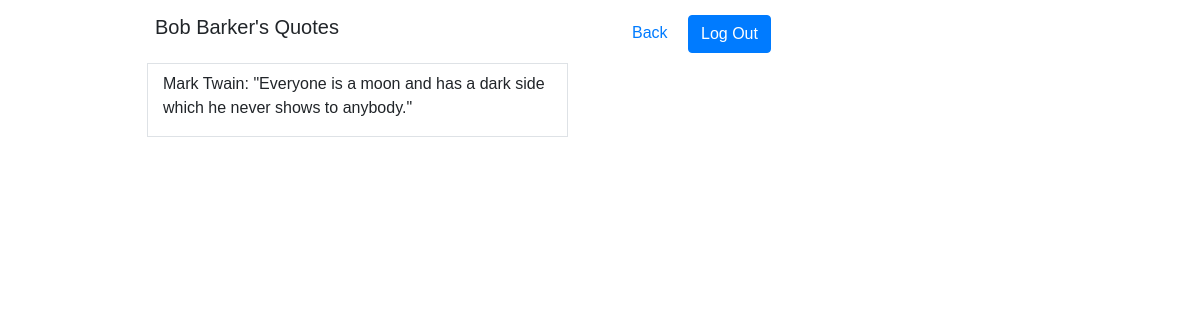
Screenshot of /quotes/user/3 (signed in) with the database file from the repository.
### login_and_reg_app/models.py (models this page shows)
class User(models.Model):
    fName = models.CharField(max_length=32)
    lName = models.CharField(max_length=32)
    email = models.CharField(max_length=64)
    password = models.CharField(max_length=64)
    created_at = models.DateTimeField(auto_now_add=True)
    updated_at = models.DateTimeField(auto_now=True)
    objects = userManager()

### exam_project_app/models.py (models this page shows)
class Quotes(models.Model):
    author = models.CharField(max_length=64)
    description = models.CharField(max_length=255)
    created_at = models.DateTimeField(auto_now_add=True)
    updated_at = models.DateTimeField(auto_now=True)
    quoter = models.ForeignKey(User, related_name="quotes", on_delete=models.CASCADE)
    quote_likes = models.ManyToManyField(User, related_name='liked_quotes')
    objects = QuoteManager()

### exam_project_app/views.py (the view)
# urls.py: path('user/<int:userid>', views.userQuotes),
def userQuotes(request, userid):
    if 'user' not in request.session:
        return redirect('/')
    else:
        context ={
            'user': User.objects.get(id=userid),
        }
        return render(request, 'userPage.html', context)

### exam_project_app/templates/userPage.html (shortened to what this page needs)
<!DOCTYPE html>
<html lang="en">
<head>
    <link rel="stylesheet" href="https://cdn.jsdelivr.net/npm/bootstrap@4.6.1/dist/css/bootstrap.min.css">
    {% load static %}
    <link rel="stylesheet" href="{% static 'css/style.css' %}">
</head>
<body>
    <div id="wrapper">
        <div id="register">
            <section>
                <h5 class="pl-2 pb-3">{{user.fName}} {{user.lName}}'s Quotes</h5>
                {% for quote in user.quotes.all %}
                    <div class="container border pt-2">
                    <p>{{quote.author}}: "{{quote.description}}"</p>
                    </div>
                {% endfor %}
            </section>
            <section>
                <a href="/quotes" class="mr-3">Back</a>
                <a href="/log_out" class="btn btn-primary" role="button">Log Out</a>
            </section>
        </div>
    </div>
</body>
</html>

### login_and_reg_app/static/css/style.css (style rules this page uses)
* { font-family: 'arial', sans-serif; }
#wrapper { width: 970px; margin: auto; padding-top: 15px; }
#register { display: flex; justify-content: space-between; }
#register > section { width: 50%; margin: 0 2em; }

### rows the page displays
User: fName "Bob", lName "Barker"
Quotes: author "Mark Twain", description "Everyone is a moon and has a dark side which he never shows to anybody."
